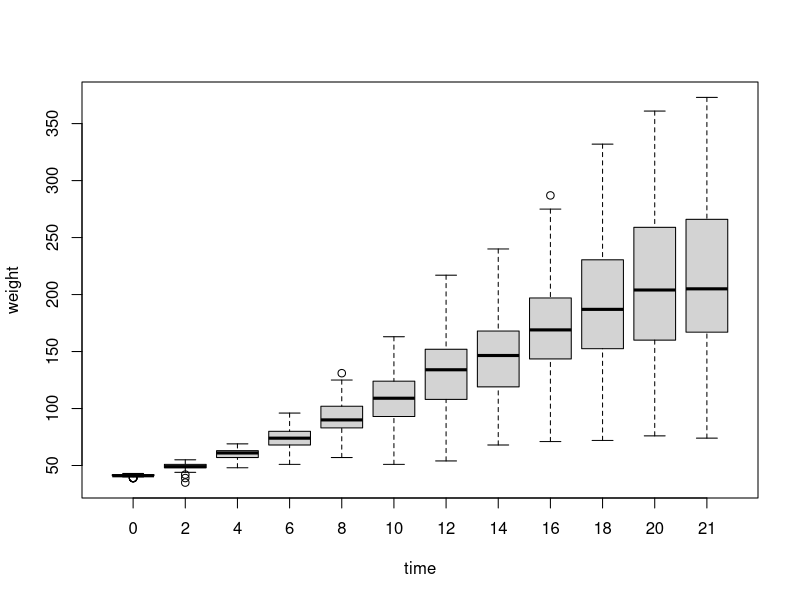
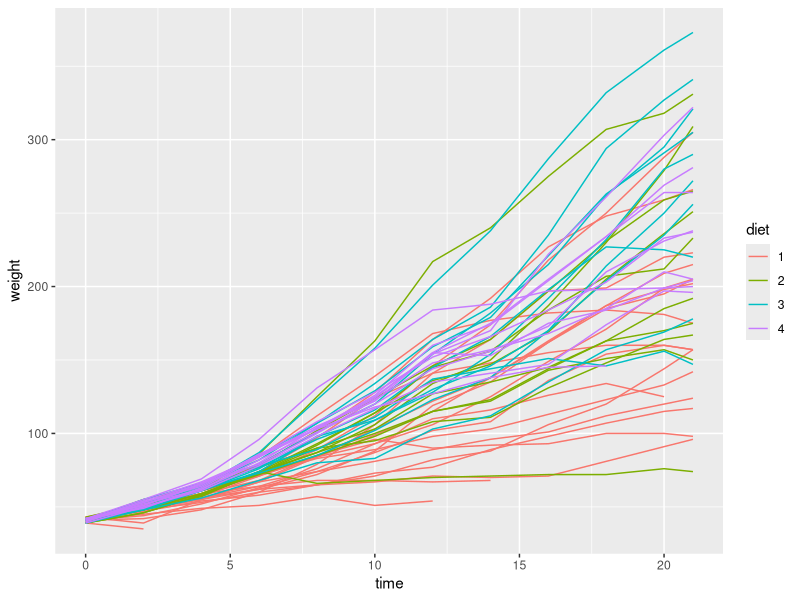
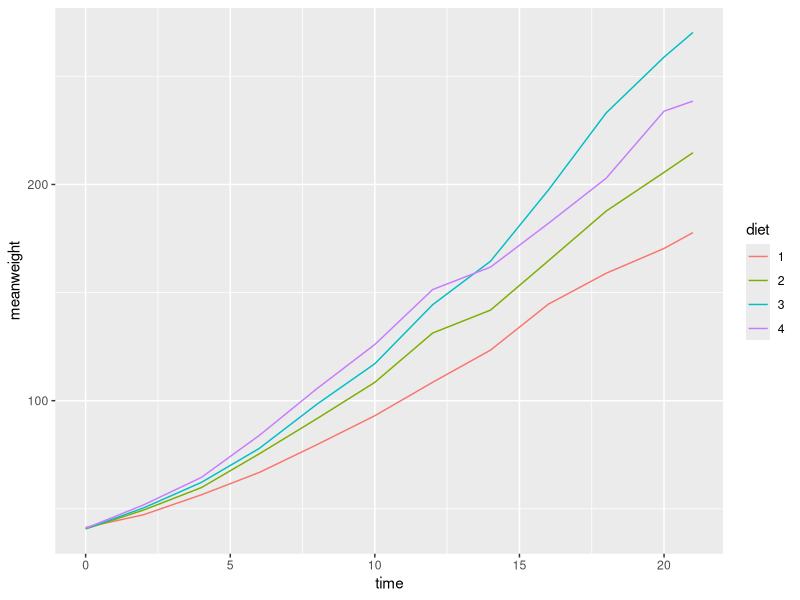
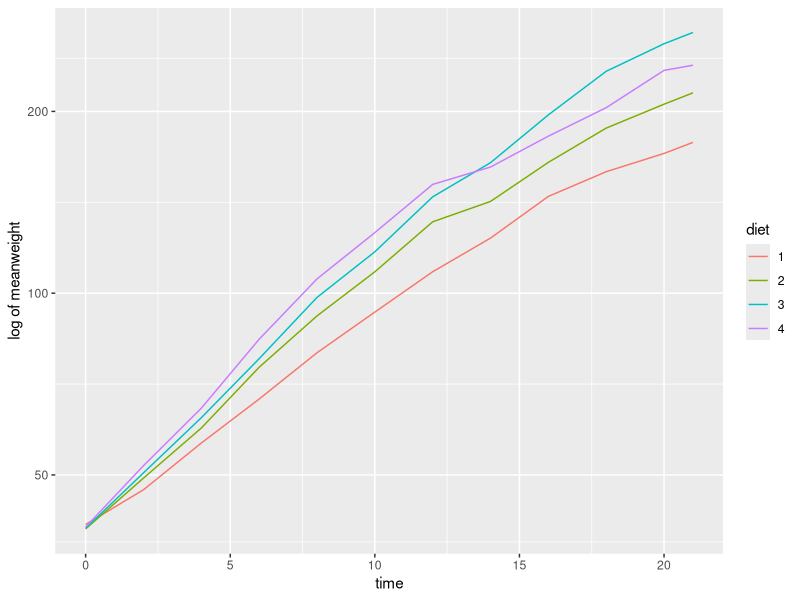
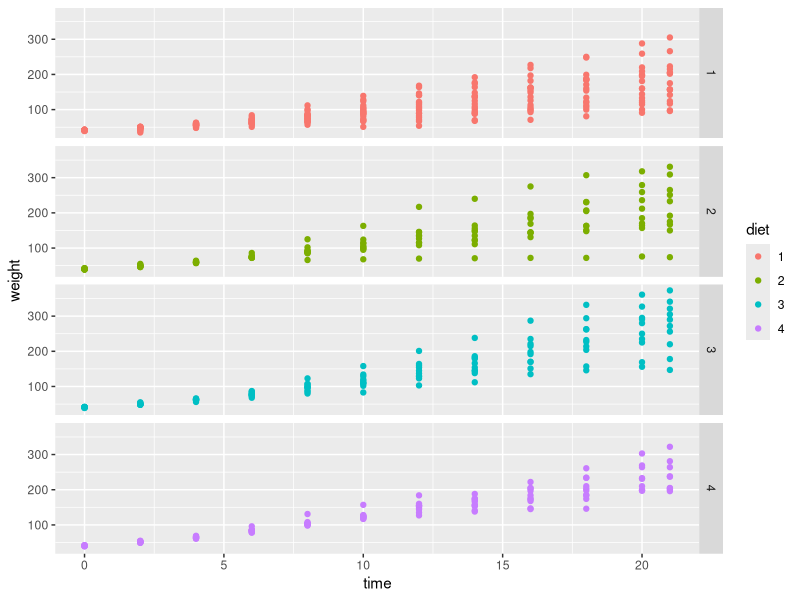
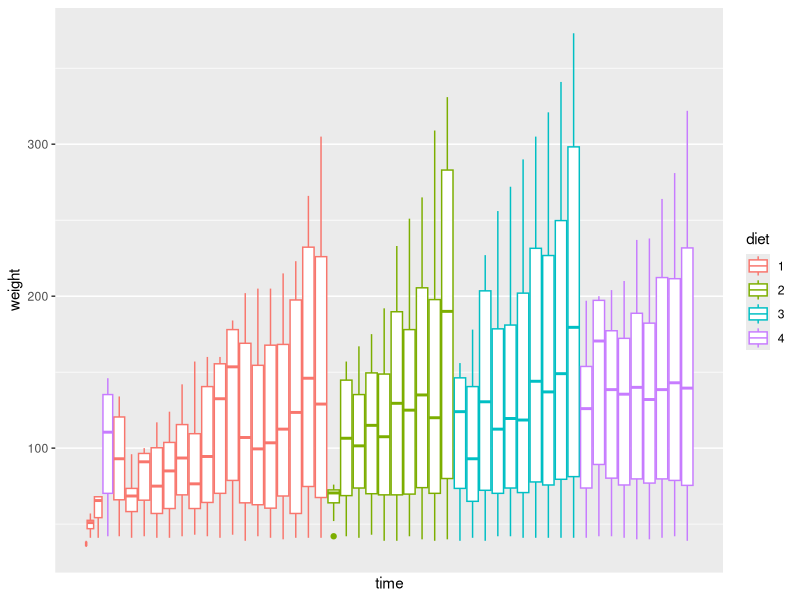

Write R code to recreate these figures, in order.
## ---- chunk 1
#install.packages("datasets") 
library(datasets)
#data()
## ---- chunk 2
head(ChickWeight)
str(ChickWeight)
names(ChickWeight)
## ---- chunk 3
chickweight <- ChickWeight
names(chickweight) <- tolower(names(chickweight))
#?tolower
str(chickweight)
names(chickweight)
## ---- chunk 4
boxplot(weight~time, data = chickweight, 
        xlab="time", ylab="weight")
#?boxplot
## ---- chunk 5
cw21 <- subset(chickweight, time == 21)
summary(cw21)

#?summary
#?subset
#is.na(chickweight)
#?is.na
#anyNA(chickweight, recursive = FALSE)
## ---- chunk 6
cw21.subset2 <- cw21[(cw21$diet == "1" & cw21$weight >= 250), ]
cw21.subset2
## ---- chunk 7
#?plyr
#install.packages("plyr")
library(plyr) 
library(ggplot2)
## ---- chunk 8
p <- ggplot(chickweight,aes(x=time,y=weight, 
                            colour=diet, 
                            group=chick)) + geom_line()
p
#?ggplot
## ---- chunk 9
chicksummary1 <- ddply( chickweight, .(diet,time), summarise,
                        meanweight=mean(weight) )
str(chicksummary1) 
names( chicksummary1)
chicksummary1
#?ddply
## ---- chunk 10
p <- ggplot( chicksummary1,aes(x=time,y=meanweight,colour=diet)) +geom_line()
p
## ---- chunk 11
p + scale_y_log10()+ylab("log of meanweight")
## ---- chunk 12
chicksummary2a <- ddply(chickweight, .(diet), summarise,
                         numberofchick=max(chick))
chicksummary2a
## ---- chunk 13
chicksummary1b <- ddply( chickweight, .(diet), summarise,
             lastday=max(time),numberofchick=max(chick))
chicksummary1b
## ---- chunk 14
p <- ggplot(chickweight, aes(x=time, y=weight, colour=diet)) + geom_point()

p+facet_grid(diet~.)

# ?geom_point()
# ?facet_grid
## ---- chunk 15
ggplot(chickweight, aes(x=time,y=weight, 
                        colour=diet, group=chick))+ geom_boxplot()+ scale_x_continuous(breaks = NULL)

# ?geom_boxplot()
# ?scale_x_continuous
